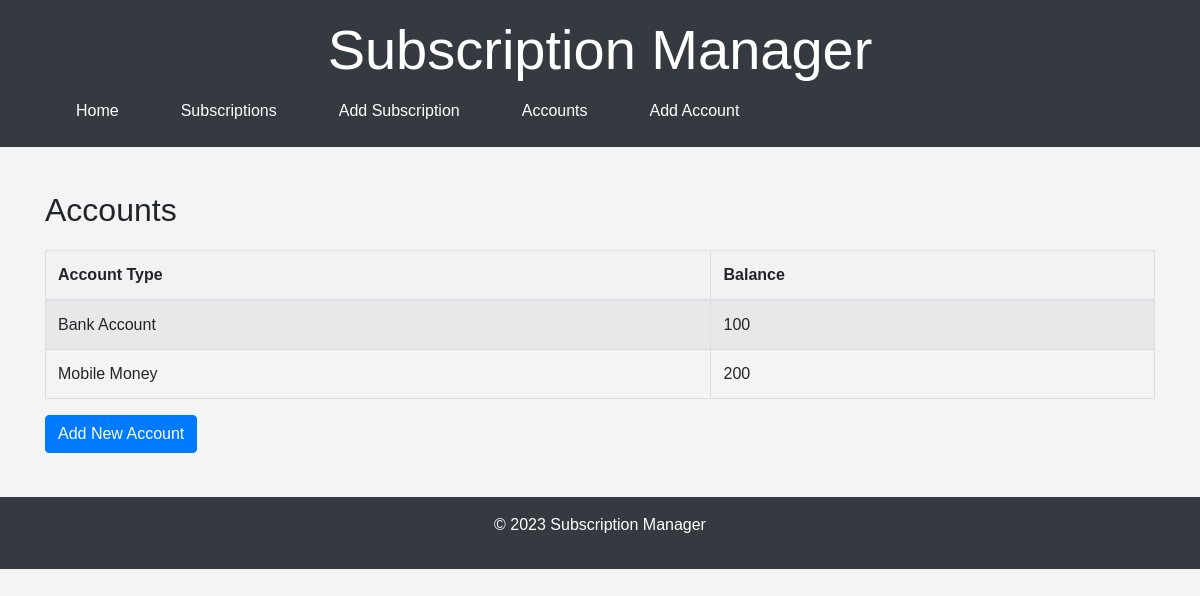
The page /accounts/ on the database as committed earlier.
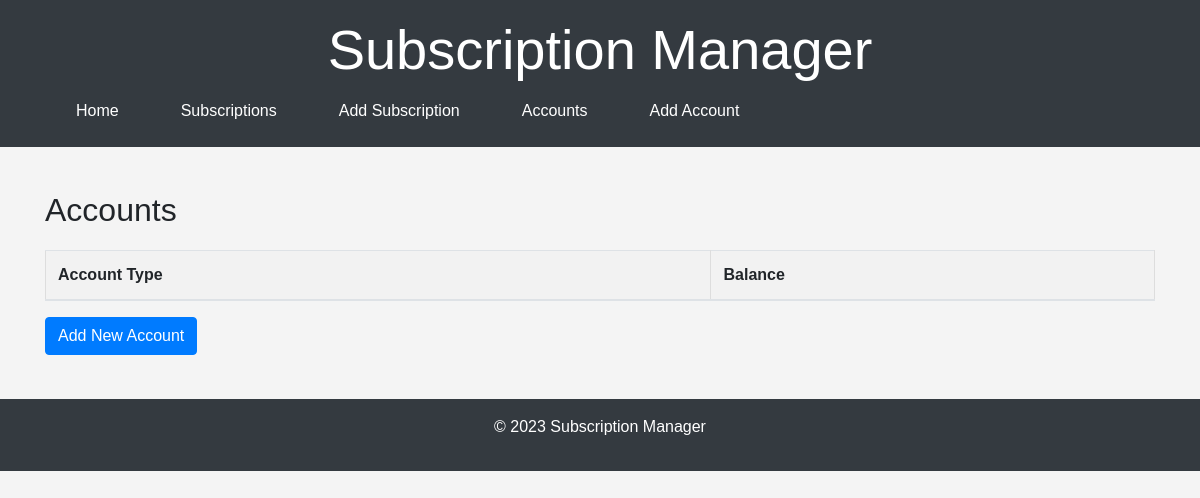
The same page on the database as committed later.
### models.py (models this page shows)
class Account(Base):
    __tablename__ = "accounts"
    id = Column(Integer, primary_key=True, index=True)
    account_type = Column(String)
    balance = Column(Integer)
    subscriptions = relationship("Subscription", back_populates="account")

### main.py (the view)
@app.get("/accounts/")
def read_accounts(request: Request, db: Session = Depends(get_db)):
    try:
        accounts = crud.get_accounts(db)
        return templates.TemplateResponse("accounts.html", {"request": request, "accounts": accounts})
    except Exception as e:
        logging.error(f"Error fetching accounts data: {e}")
        raise HTTPException(status_code=500, detail="Internal Server Error")

### Templates/accounts.html
{% extends "base.html" %}
{% block content %}
<h2>Accounts</h2>
<table class="table table-striped">
    <thead>
        <tr>
            <th>Account Type</th>
            <th>Balance</th>
        </tr>
    </thead>
    <tbody>
        {% for account in accounts %}
        <tr>
            <td>{{ account.account_type }}</td>
            <td>{{ account.balance }}</td>
        </tr>
        {% endfor %}
    </tbody>
</table>
<a href="/accounts/add/" class="btn btn-primary">Add New Account</a>
{% endblock %}

### Templates/base.html (shortened to what this page needs)
<!DOCTYPE html>
<html lang="en">
<head>
    <link rel="stylesheet" href="https://stackpath.bootstrapcdn.com/bootstrap/4.5.2/css/bootstrap.min.css">
    <link rel="stylesheet" href="/static/css/styles.css">
</head>
<body>
    <header class="bg-dark text-white py-3">
        <div class="container">
            <h1 class="display-4">Subscription Manager</h1>
            <nav class="nav nav-pills">
                <a class="nav-link text-white" href="/">Home</a>
                <a class="nav-link text-white" href="/subscriptions/">Subscriptions</a>
                <a class="nav-link text-white" href="/subscriptions/add/">Add Subscription</a>
                <a class="nav-link text-white" href="/accounts/">Accounts</a>
                <a class="nav-link text-white" href="/accounts/add/">Add Account</a>
            </nav>
        </div>
    </header>
    <main class="container my-4">
        {% block content %}{% endblock %}
    </main>
    <footer class="bg-dark text-white text-center py-3">
        <div class="container">
            <p>&copy; 2023 Subscription Manager</p>
        </div>
    </footer>
</body>
</html>

### Static/styles.css (style rules this page uses)
body { font-family: Arial, sans-serif; margin: 0; padding: 0; background-color: #f4f4f4; }
header { background-color: #333; color: #fff; padding: 1em 0; text-align: center; }
nav a { color: #fff; margin: 0 15px; text-decoration: none; }
main { padding: 20px; }
table { width: 100%; border-collapse: collapse; margin: 20px 0; }
table, th, td { border: 1px solid #ddd; padding: 8px; }
th { background-color: #f2f2f2; }

Rows that differ between the two databases and show on the page:
removed Account: account_type "Bank Account", balance "100"
removed Account: account_type "Mobile Money", balance "200"
